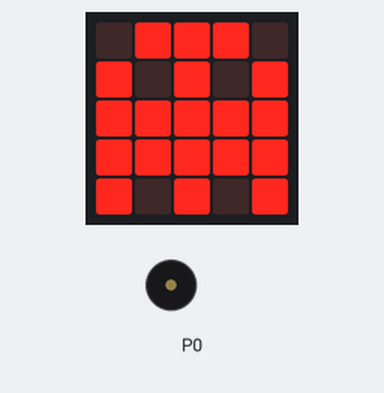
Bench run of a program on a simulated BBC micro:bit (MakeCode). Shown: the board's 5×5 LED display, buzzer (waves = sounding).

Above: at 0.1 s.
At 2.6 s:
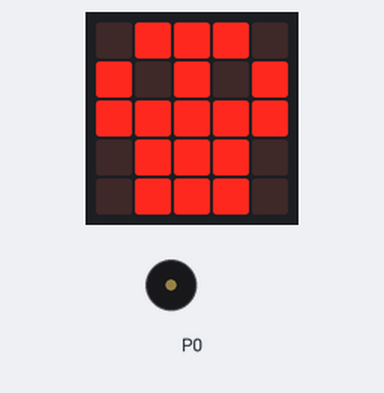
At 9.81 s:
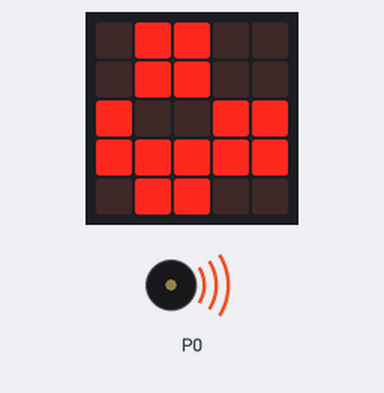
At 11.6 s:
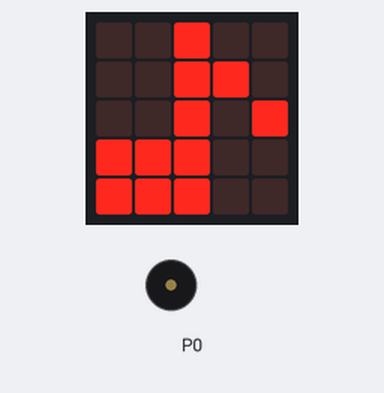
Timing chart, 0 to 40.0 s (numbered marks = the images above):
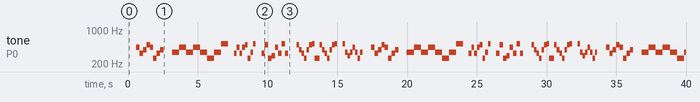

Measured:
- by itself, tone on P0: plays 440 Hz for 0.25 s, 330 Hz for 0.25 s, 392 Hz for 0.25 s, 494 Hz for 0.25 s, 440 Hz for 0.25 s, 262 Hz for 0.25 s … (125 notes in this stretch)
- what the display in image 1 shows lasts 4.6 s, from 2.6 s to 7.2 s
- what the display in image 2 shows lasts 2.3 s, from 9.2 s to 11.5 s

The program:

main.ts
```typescript
basic.forever(function () {
    basic.showIcon(IconNames.Ghost)
    music.playMelody("A E G B A C E G ", 249)
    basic.showIcon(IconNames.Skull)
    music.playMelody("F A F A F C F C5 ", 120)
    basic.showLeds(`
        # . # . #
        . # . # .
        # . # . #
        . # . # .
        # . # . #
        `)
    music.playMelody("E A E A B C F C5 ", 311)
    basic.showLeds(`
        . # # . .
        . # # . .
        # . . # #
        # # # # #
        . # # . .
        `)
    music.setVolume(209)
    music.playMelody("E B C D A E C5 E ", 254)
    basic.showIcon(IconNames.EigthNote)
    music.playMelody("B G E C G B C5 C ", 335)
    music.playMelody("C B G E C G B C5 ", 335)
    basic.showLeds(`
        . # . # .
        # # # # #
        # # # # #
        . # # # .
        . . # . .
        `)
    music.playMelody("C5 F D F A F C F ", 342)
})
```

test.ts
```typescript
// aquí va el archivo "tests"; esto no se compilará cuando este paquete se utilice como una extensión.
```
